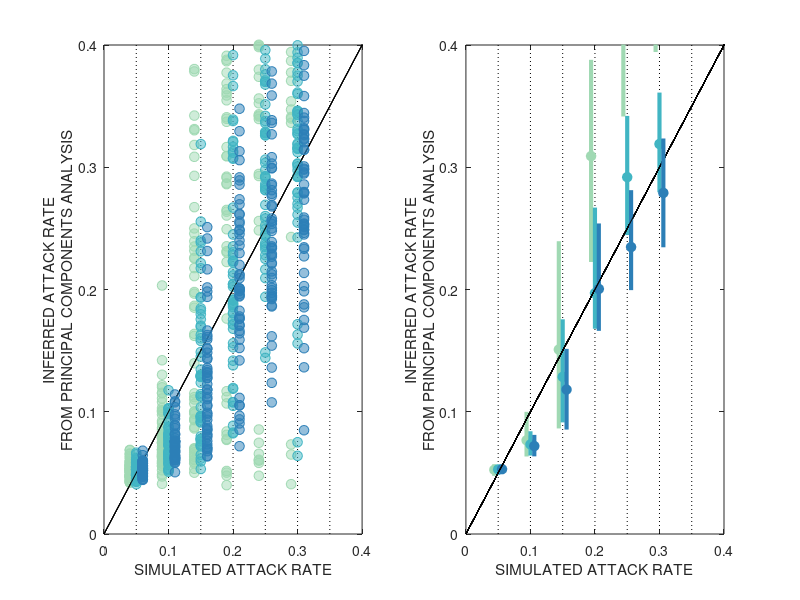

MATLAB code to generate this figure:
clear all;



% THESE HAVE 10 REPLICATES
%
%A = csvread( './AgePC1_Simulated/FINAL_Inferred.summary.500K.beta135.take3.afterbugfix.csv',0,0);
%A = csvread( './AgePC1_Simulated/FINAL_Inferred.summary.500K.beta135.boost7p26.csv',0,0);



% THESE HAVE 50 REPLICATES
%
A = csvread( './AgePC1_Simulated/FINAL_Inferred.summary.500K.beta135.rep50.csv',0,0);
%A = csvread( './AgePC1_Simulated/FINAL_Inferred.summary.500K.beta135.boost7p26.rep50.take2.csv',0,0);
%




% columns are
%
% 1 the attack rate in the simulation (need to divide by 100 here)
% 2 the sigma value in the simulation
% 3 the beta value in the simulation
% 4 the simulation replicate number
% 5-9 can ignore
% 10 the inferred attack rate

my_greenblue_1 = [161,218,180]/256;
my_greenblue_2 = [65,182,196]/256;
my_greenblue_3 = [44,127,184]/256;
my_greenblue_4 = [37,52,148]/256;
my_greenblue_5 = [20,22,118]/256; % made up by MFB

mycolors={my_greenblue_1, my_greenblue_2, my_greenblue_3, my_greenblue_4, my_greenblue_5};

%sigmas = [0.50 0.60 0.70];
% sigmas = [0.4 0.6 0.8];



subplot(1,2,1)

plot([0.05 0.05],[0 1], 'k:'); hold on;
plot([0.10 0.10],[0 1], 'k:'); 
plot([0.15 0.15],[0 1], 'k:'); 
plot([0.20 0.20],[0 1], 'k:'); 
plot([0.25 0.25],[0 1], 'k:'); 
plot([0.30 0.30],[0 1], 'k:'); 
plot([0.35 0.35],[0 1], 'k:'); 

%axis([0 0.40 0 0.40]);


betas = [-0.5 -0.3 -0.1];
%betas = [-0.3 -0.1];

nb = size(betas,2);
sd_circle_size = 50;

for i=1:nb
    
    %B = A( A(:,2)==sigmas(i), : );
    B = A( A(:,3)==betas(i), : );
    %B = B( B(:,3)==betas(2), : );
    
    %x = (sigmas(i)-0.6)*0.04;
    x = (betas(i)+0.3)*0.05;
    
    plot( [0.0 0.50], [0.0 0.50], 'k-' ); hold on;
    %h=plot( A(:,1)/100, A(:,10), 'ko', 'MarkerFaceColor', my_greenblue_1, 'MarkerEdgeColor', my_greenblue_1, 'MarkerSize', 9 );
    h=scatter( B(:,1)/100 + x, B(:,10), 'MarkerFaceColor', mycolors{i}, 'MarkerEdgeColor', mycolors{i}, 'SizeData', sd_circle_size, 'MarkerFaceAlpha', 0.5 );
    %h=scatter( B(:,1)/100 + x, B(:,10), 'MarkerFaceColor', mycolors{i}, 'MarkerEdgeColor', mycolors{i}, 'SizeData', 40, 'MarkerFaceAlpha', 0.5 );
    %alpha(h,0.5);

    xlabel('SIMULATED ATTACK RATE');
    ylabel({'INFERRED ATTACK RATE','FROM PRINCIPAL COMPONENTS ANALYSIS'});

end
axis([0 0.4 0 0.4]);
%title('beta = -0.1; sigma = 0.4, 0.6, 0.8 from left to right');

subplot(1,2,2)
plot([0.05 0.05],[0 1], 'k:'); hold on;
plot([0.10 0.10],[0 1], 'k:'); 
plot([0.15 0.15],[0 1], 'k:'); 
plot([0.20 0.20],[0 1], 'k:'); 
plot([0.25 0.25],[0 1], 'k:'); 
plot([0.30 0.30],[0 1], 'k:'); 
plot([0.35 0.35],[0 1], 'k:'); 

for i=1:nb
    for ar=5:5:30
    
                B = A( A(:,3)==betas(i), : );
                C = B( B(:,1)==ar, : );
                qs = quantile(C(:,10), [.25 .5 .75]);

                x = (betas(i)+0.3)*0.03;

                plot( [0.0 0.50], [0.0 0.50], 'k-' ); hold on;

                %h=scatter( B(:,1)/100 + x, B(:,10), 'MarkerFaceColor', mycolors{i}, 'MarkerEdgeColor', mycolors{i}, 'SizeData', 110, 'MarkerFaceAlpha', 0.5 );
                plot([(ar/100)+x,(ar/100)+x],[qs(1), qs(3)], 'Color', mycolors{i}, 'LineWidth', 3 ); hold on;
                plot( ar/100 + x, qs(2), 'o', 'MarkerFaceColor', mycolors{i}, 'MarkerEdgeColor', mycolors{i}, 'MarkerSize', 7 );


                %alpha(h,0.5);

                xlabel('SIMULATED ATTACK RATE');
                ylabel({'INFERRED ATTACK RATE','FROM PRINCIPAL COMPONENTS ANALYSIS'});

    end
end

axis([0 0.4 0 0.4]);

% export as 16" by 6" w 12pt font, and to jpg
